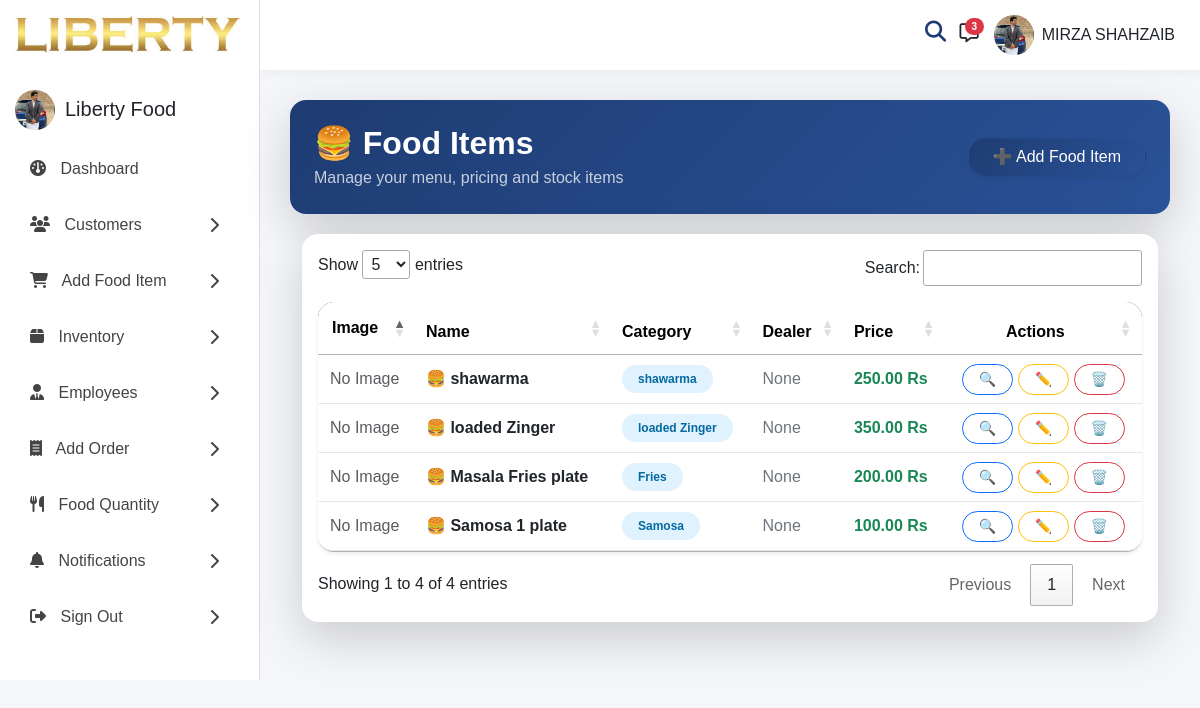
The page /foods/ (signed in) on the database its author committed.
### accounts/models.py (models this page shows, shortened)
class CustomUser(AbstractUser):
    ROLE_CHOICES = (
        ('admin', 'Admin'),
        ('manager', 'Manager'),
        ('employee', 'Employee'),
        ('customer', 'Customer'),
    )
    role = models.CharField(
        max_length=20,
        choices=ROLE_CHOICES,
        default='customer'
    )
    phone = models.CharField(
        max_length=15,
        blank=True,
        null=True
    )
    profile_image = models.ImageField(
        upload_to='profiles/',
        blank=True,
        null=True
    )

### core_app/models.py (models this page shows, shortened)
class FoodItem(models.Model):
    name = models.CharField(max_length=100)
    description = models.TextField()
    price = models.DecimalField(max_digits=8, decimal_places=2, blank=True)
    category = models.ForeignKey(Category, on_delete=models.CASCADE)
    dealer = models.ForeignKey(Dealer, on_delete=models.SET_NULL, null=True, blank=True)
    image = models.ImageField(upload_to="food_images/", null=True, blank=True)
    quantity = models.PositiveIntegerField(default=0)
    created_at = models.DateTimeField(auto_now_add=True)
    total_sold = models.PositiveIntegerField(default=0)

class Category(models.Model):
    name = models.CharField(max_length=200)
    image = models.ImageField(upload_to='categories/', null=True, blank=True)
    status = models.BooleanField(default=True)

### accounts/decoraters.py (the view)
    def wrapper(request, *args, **kwargs):
        if request.user.is_authenticated:
            if request.user.role in [
                'admin',
                'manager',
                'employee'
            ]:
                return view_func(request, *args, **kwargs)
        return redirect('login')

### accounts/decoraters.py (called while the page is built)
def employee_required(view_func):
    def wrapper(request, *args, **kwargs):
        if request.user.is_authenticated:
            if request.user.role in [
                'admin',
                'manager',
                'employee'
            ]:
                return view_func(request, *args, **kwargs)
        return redirect('login')
    return wrapper

### core_app/views.py (called while the page is built)
@employee_required
def fooditem_list(request):
    return render(request, "fooditem_list.html", {
        "items": FoodItem.objects.all()
    })

### templates/fooditem_list.html (shortened to what this page needs)
{% extends "base.html" %}
{% load static %}
{% block content %}
<div class="card border-0 shadow-lg rounded-4 overflow-hidden">
     <div class="p-4 text-white" style="background: linear-gradient(135deg, #1e3c72, #2a5298);">
          <div class="d-flex justify-content-between align-items-center flex-wrap">
               <div>
                    <h2 class="fw-bold mb-1">
                         🍔 Food Items
                    </h2>
                    <p class="mb-0 opacity-75">
                         Manage your menu, pricing and stock items
                    </p>
               </div>
               <div class="d-flex justify-content-between align-items-center ">
                    <a href="{% url 'fooditem_add' %}" class="btn text-white shadow-sm px-4 rounded-pill"
                         style="background: linear-gradient(135deg, #1e3c72, #2a5298);">
                         ➕ Add Food Item
                    </a>
               </div>
          </div>
     </div>
</div>
<div class="container-fluid" style="margin-top: 20px;">
     <div class="card border-0 shadow-lg rounded-4">
          <div class="card-body">
               <div class="table-responsive" style="overflow-x: unset;">
                    <table id="foodTable"
                         class="table table-hover align-middle bg-white shadow-sm rounded-4 overflow-hidden">
                         <thead>
                              <tr style="background: #1e3c72; color: white;">
                                   <th style="width:70px; padding:14px;">Image</th>
                                   <th>Name</th>
                                   <th>Category</th>
                                   <th>Dealer</th>
                                   <th>Price</th>
                                   <th class="text-center">Actions</th>
                              </tr>
                         </thead>
                         <tbody>
                              {% for item in items %}
                              <tr style="border-bottom: 1px solid #e5e7eb;">
                                   <td style="padding:12px;">
                                        {% if item.image %}
                                        <img src="{{ item.image.url }}" style="width:55px; height:55px; object-fit:cover; border-radius:10px;
                      border:1px solid #ddd;">
                                        {% else %}
                                        <span class="text-muted">No Image</span>
                                        {% endif %}
                                   </td>
                                   <td class="fw-semibold text-dark">
                                        🍔 {{ item.name }}
                                   </td>
                                   <td>
                                        <span class="badge rounded-pill px-3 py-2"
                                             style="background:#e0f2fe; color:#0369a1;">
                                             {{ item.category.name }}
                                        </span>
                                   </td>
                                   <td class="text-secondary">
                                        {{ item.dealer }}
                                   </td>
                                   <td class="fw-bold text-success">
                                        {{ item.price }} Rs
                                   </td>
                                   <td class="text-center">
                                        <a href="{% url 'fooditem_detail' item.id %}"
                                             class="btn btn-sm btn-outline-primary rounded-pill px-3">
                                             🔍
                                        </a>
                                        <a href="{% url 'fooditem_edit' item.id %}"
                                             class="btn btn-sm btn-outline-warning rounded-pill px-3">
                                             ✏️
                                        </a>
                                        <a href="{% url 'fooditem_delete' item.id %}"
                                             class="btn btn-sm btn-outline-danger rounded-pill px-3">
                                             🗑️
                                        </a>
                                   </td>
                              </tr>
                              {% empty %}
                              <tr>
                                   <td colspan="6" class="text-center text-muted py-4">
                                        🚫 No food items found
                                   </td>
                              </tr>
                              {% endfor %}
                         </tbody>
                    </table>
               </div>
          </div>
     </div>
</div>
<link rel="stylesheet" href="https://cdn.datatables.net/1.13.6/css/jquery.dataTables.min.css">
<link rel="stylesheet" href="https://cdn.datatables.net/buttons/2.4.2/css/buttons.dataTables.min.css">
{% endblock %}

### templates/base.html (shortened to what this page needs)
{% load static %}
<!DOCTYPE html>
<html lang="en">
<head>
  <link href="https://cdn.jsdelivr.net/npm/bootstrap@5.3.3/dist/css/bootstrap.min.css" rel="stylesheet">
  <link href="https://cdnjs.cloudflare.com/ajax/libs/font-awesome/6.5.1/css/all.min.css" rel="stylesheet">
</head>
<body>
  <div class="wrapper">
    <div class="sidebar">
      <div class="text-center ">
        <img src="{% static 'E:\Python\LIberty_FOOD_Stok_and_Employee\static\download (1).jfif' %}" alt="logo"
          style="height:90px;">
      </div>
      <div class="pro" style="display: flex; gap: 10px;">
      <div class="profile" style="margin-left: 15px;">
       {% if request.user.profile_image %}
        <img src="{{ request.user.profile_image.url }}" alt="">
        {% else %}
        <img src="{% static 'assets/images/faces/face1.jpg' %}" alt="">
        {% endif %}
      </div>
      <div style="margin-top: 7px;"><h5>Liberty Food</h5></div></div>
      <ul>
        <li>
          <a href="{% url 'home' %}">
            <span><i class="fas fa-gauge"></i> Dashboard</span>
          </a>
        </li>
        <li>
          <a href="{% url 'customer_list' %}">
            <span><i class="fas fa-users"></i> Customers</span>
            <i class="fas fa-chevron-right"></i>
          </a>
        </li>
        <li>
          <a href="{% url 'fooditem_add' %}">
            <span><i class="fas fa-cart-shopping"></i> Add Food Item</span>
            <i class="fas fa-chevron-right"></i>
          </a>
        </li>
        <li>
          <a href="{% url 'fooditem_list' %}">
            <span><i class="fas fa-box"></i> Inventory</span>
            <i class="fas fa-chevron-right"></i>
          </a>
        </li>
        <li>
          <a href="{% url 'employee_list' %}">
            <span><i class="fas fa-user-tie"></i> Employees</span>
            <i class="fas fa-chevron-right"></i>
          </a>
        </li>
        <li>
          <a href="{% url 'order_add' %}">
            <span><i class="fas fa-receipt"></i> Add Order</span>
            <i class="fas fa-chevron-right"></i>
          </a>
        </li>
        <li>
          <a href="{% url 'food_quantity' %}">
            <span><i class="fas fa-utensils"></i> Food Quantity</span>
            <i class="fas fa-chevron-right"></i>
          </a>
        </li>
        <li>
          <a href="#">
            <span><i class="fas fa-bell"></i> Notifications</span>
            <i class="fas fa-chevron-right"></i>
          </a>
        </li>
        <li>
          <a href="{% url 'logout' %}">
            <span><i class="fas fa-sign-out-alt"></i> Sign Out</span>
            <i class="fas fa-chevron-right"></i>
          </a>
        </li>
      </ul>
    </div>
    <div class="main">
      <div class="topbar" style="display: flex; justify-content: end; gap: 15px;">
        <div class="search-wrapper" style="display: flex; gap: 14px;">
          <i class="fa-solid fa-magnifying-glass" style="font-size: larger;" id="searchIcon"></i>
          <li class="nav-item dropdown">
            <a href="#" class="nav-link dropdown-toggle" data-bs-toggle="dropdown">
              <span class="badge bg-danger rounded-pill position-absolute"
                style="top:-5px; right:-5px; font-size:10px;">
                3
              </span>
            </a>
          </li>
        </div>
        <div class="dropdown">
          <a href="#" class="d-flex align-items-center text-decoration-none text-dark" data-bs-toggle="dropdown"
            aria-expanded="false">
            <div class="profile">
              {% if request.user.profile_image %}
              <img src="{{ request.user.profile_image.url }}" alt="">
              {% else %}
              <img src="{% static 'assets/images/faces/face1.jpg' %}" alt="">
              {% endif %}
            </div>
            <span class="ms-2">
              {{ request.user.get_full_name|default:request.user.username }}
            </span>
          </a>
        </div>
      </div>
      <div class="content">
        {% block content %}
        {% endblock %}
      </div>
    </div>
  </div>
</body>
</html>

### templates/base.html (style rules this page uses)
.search-wrapper li { list-style: none; }
* { margin: 0; padding: 0; box-sizing: border-box; }
body { background: #f5f6fa; font-family: Arial, sans-serif; }
.wrapper { display: flex; }
.sidebar { width: 260px; background: #fff; border-right: 1px solid #ddd; position: fixed; left: 0; top: 0; overflow-y: auto; }
.sidebar ul { list-style: none; padding: 15px; }
.sidebar ul li { margin-bottom: 8px; }
.sidebar ul li a { text-decoration: none; color: #444; display: flex; align-items: center; justify-content: space-between; padding: 12px 15px; border-radius: 8px; transition: .3s; }
.sidebar i { margin-right: 10px; }
.main { margin-left: 260px; width: 100%; }
.topbar { height: 70px; background: #fff; display: flex; justify-content: space-between; align-items: center; padding: 0 25px; box-shadow: 0 2px 10px rgba(0, 0, 0, .05); }
.profile { width: 40px; height: 40px; border-radius: 50%; overflow: hidden; }
.profile img { width: 100%; height: 100%; object-fit: cover; }
.content { padding: 30px; }
.search-wrapper { position: relative; }
.dropdown-toggle::after { display: none !important; }
.fa-magnifying-glass, .fa-message, i { cursor: pointer; transition: 0.3s; }
.fa-magnifying-glass, i:hover, .fa-message:hover { color: #1e3c72; transform: scale(1.1); }

### rows shown on the page
CustomUser: user.profile_image (picture), user.get_full_name "MIRZA SHAHZAIB"
FoodItem: image "No Image", name "shawarma", category.name "shawarma", dealer "None", price "250.00"
FoodItem: image "No Image", name "loaded Zinger", category.name "loaded Zinger", dealer "None", price "350.00"
FoodItem: image "No Image", name "Masala Fries plate", category.name "Fries", dealer "None", price "200.00"
FoodItem: image "No Image", name "Samosa 1 plate", category.name "Samosa", dealer "None", price "100.00"
